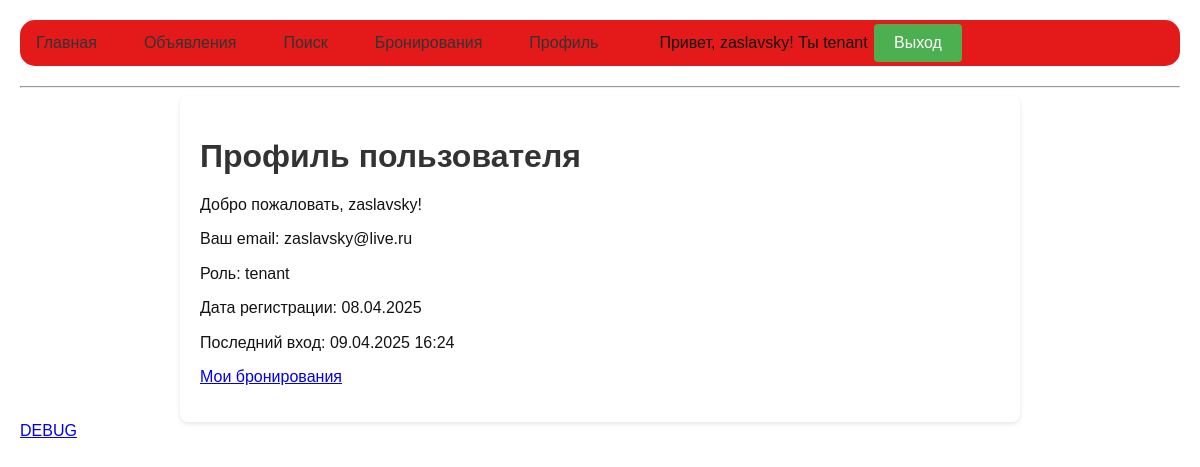
Page /accounts/profile/ (signed in) on the earlier database version.
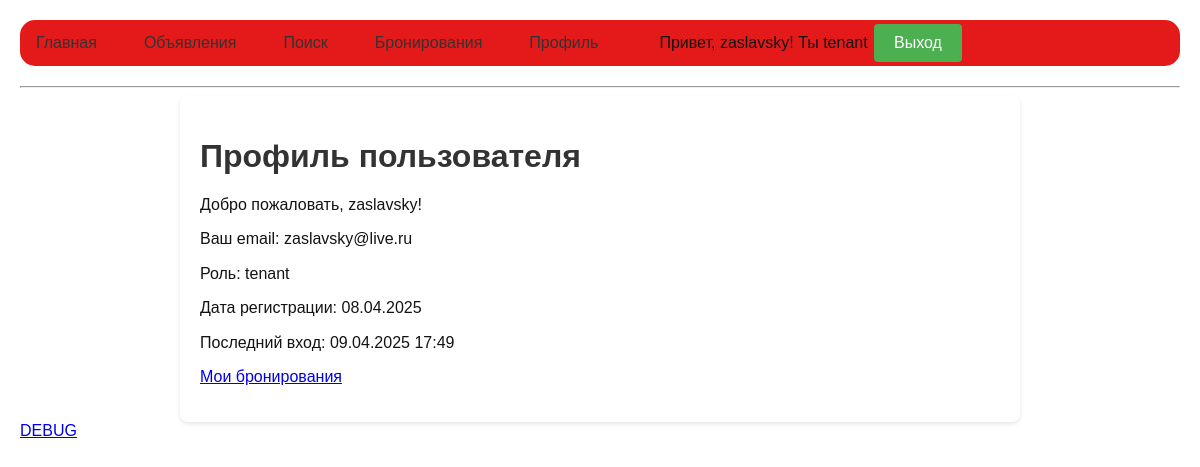
Same page on the later database version.
### accounts/models.py (models this page shows, shortened)
class CustomUser(AbstractUser):
    ROLE_CHOICES = (
        ('tenant', 'Арендатор'),
        ('landlord', 'Арендодатель'),
    )
    role = models.CharField(max_length=20, choices=ROLE_CHOICES, default='tenant')

### accounts/views.py (the view)
# urls.py: path("profile/", ProfileView.as_view(), name="profile"),
class ProfileView(LoginRequiredMixin, TemplateView):
    template_name = 'accounts/profile.html'

### templates/accounts/profile.html (shortened to what this page needs)
{% extends "base.html" %}
{% block content %}
<h1>Профиль пользователя</h1>
<p>Добро пожаловать, {{ request.user.username }}!</p>
<p>Ваш email: {{ request.user.email }}</p>
<p>Роль: {{ request.user.role }}</p>
<p>Дата регистрации: {{ request.user.date_joined|date:"d.m.Y" }}</p>
<p>Последний вход: {{ request.user.last_login|date:"d.m.Y H:i" }}</p>
{% if request.user.role == 'landlord' %}
<p><a href="{% url 'listing-list' %}">Мои объявления</a></p>
{% elif request.user.role == 'tenant' %}
<p><a href="{% url 'booking-list' %}">Мои бронирования</a></p>
{% endif %}
{% endblock %}

### templates/base.html (shortened to what this page needs)
<!DOCTYPE html>
<html lang="ru">
<head>
    <link rel="stylesheet" href="https://cdnjs.cloudflare.com/ajax/libs/normalize/8.0.1/normalize.css">
    {% load static %}
    <link rel="stylesheet" href="{% static 'styles.css' %}">
</head>
<body>
    <nav>
        <a href="{% url 'home' %}">Главная</a>
        <a href="{% url 'listing-list' %}">Объявления</a>
        <a href="{% url 'listing-search' %}">Поиск</a>
        {% if user.is_authenticated%}
        <a href="{% url 'booking-list' %}">Бронирования</a>
        {% endif %}
        {% if user.is_authenticated %}
            <span style="margin-left: 30px;">Привет, {{ user.username }}! Ты {{user.role}}</span>
            <a href="{% url 'profile' %}">Профиль</a>
            <form method="post" action="{% url 'logout' %}" style="display: inline;">
                <button type="submit">Выход</button>
            </form>
        {% else %}
            <a href="{% url 'login' %}" style="margin-left: 30px;">Войти</a>
        {% endif %}
    </nav>
    <hr>
    <div class="container">
        {% block content %}
        {% endblock content %}
    </div>
</body>
<a href="{% url 'debug-request' %}">DEBUG</a>
</html>

Differences in the rows shown:
changed CustomUser "zaslavsky": user.last_login "09.04.2025 16:24" → "09.04.2025 17:49"
